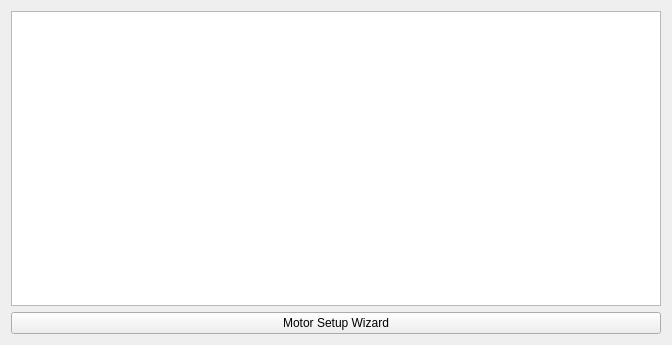
<?xml version="1.0" encoding="UTF-8"?>
<ui version="4.0">
 <class>PageMotorSettings</class>
 <widget class="QWidget" name="PageMotorSettings">
  <property name="geometry">
   <rect>
    <x>0</x>
    <y>0</y>
    <width>672</width>
    <height>345</height>
   </rect>
  </property>
  <property name="windowTitle">
   <string>Form</string>
  </property>
  <layout class="QVBoxLayout" name="verticalLayout">
   <item>
    <widget class="VTextBrowser" name="textEdit"/>
   </item>
   <item>
    <widget class="QPushButton" name="motorSetupWizardButton">
     <property name="text">
      <string>Motor Setup Wizard</string>
     </property>
    </widget>
   </item>
  </layout>
 </widget>
 <customwidgets>
  <customwidget>
   <class>VTextBrowser</class>
   <extends>QTextEdit</extends>
   <header>widgets/vtextbrowser.h</header>
  </customwidget>
 </customwidgets>
 <resources/>
 <connections/>
</ui>
